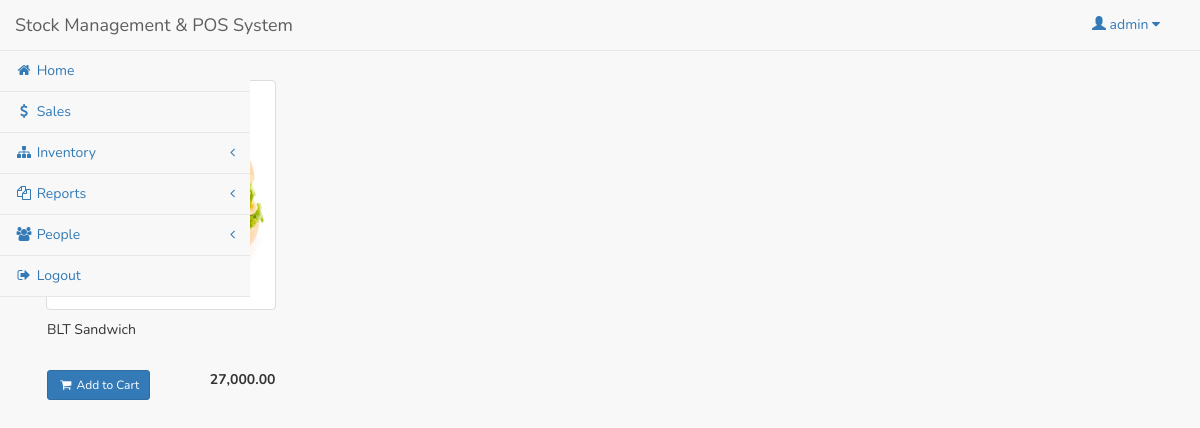
Before: /admin/search_result.php?id=18 (signed in) with the older database file.
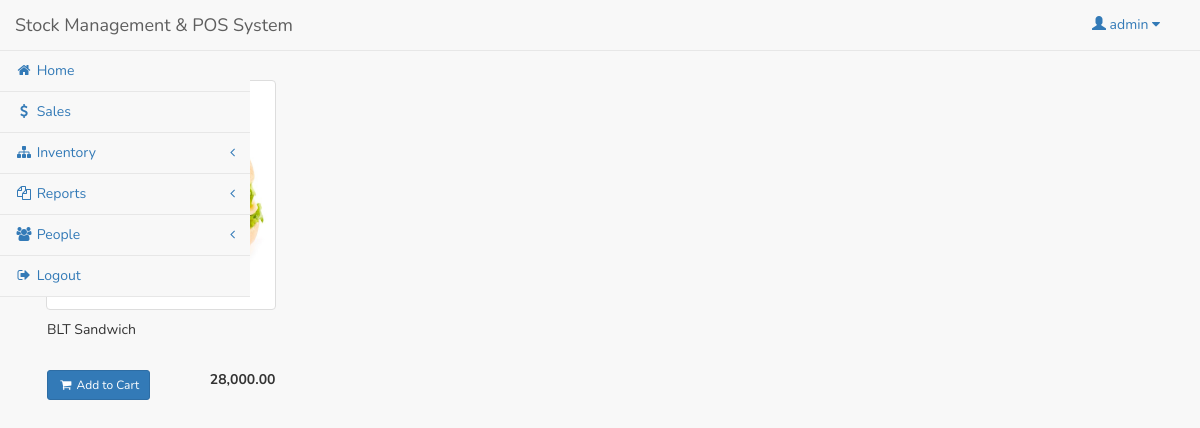
After: the same page with the newer database file.
### tables this page shows
CREATE TABLE `product` (
  `productid` int(11) NOT NULL,
  `categoryid` int(11) NOT NULL,
  `product_name` varchar(150) NOT NULL,
  `product_price` double NOT NULL,
  `product_qty` double NOT NULL,
  `photo` varchar(200) NOT NULL,
  `supplierid` int(11) NOT NULL
);

### admin/search_result.php (the view, shortened to what this page needs)
<?php include('session.php'); ?>
<?php include('header.php'); ?>
<?php $id=$_GET['id']; ?>
<body>
<?php include('navbar.php'); ?>
<div class="container">
	<div style="height: 80px;"></div>
	<div>
	<?php
		$inc=4;
		$query=mysqli_query($conn,"select * from product where productid='$id'");
		while($row=mysqli_fetch_array($query)){
			$inc = ($inc == 4) ? 1 : $inc+1;
			if($inc == 1) echo "<div class='row'>";
			?>
				<div class="col-lg-3">
				<div>
					<div style="height: 10px;"></div>
					<div style="height:40px; width:230px; margin-left:17px;"><?php echo $row['product_name']; ?></div>
					<div style="height: 10px;"></div>
					<div style="margin-left:17px; margin-right:17px;">
						<button type="button" class="btn btn-primary btn-sm addcart" value="<?php echo $row['productid']; ?>"><i class="fa fa-shopping-cart fa-fw"></i> Add to Cart</button> <span class="pull-right"><strong><?php echo number_format($row['product_price'],2); ?></strong></span>
					</div>
				</div>
				</div>
			<?php
		}
		if($inc == 1) echo "<div class='col-lg-3></div><div class='col-lg-3'></div><div class='col-lg-3'></div></div>";
	?>
	</div>
</div>
</body>
</html>

Changed rows visible on the page:
changed product "BLT Sandwich": product_price "27,000.00" → "28,000.00"
